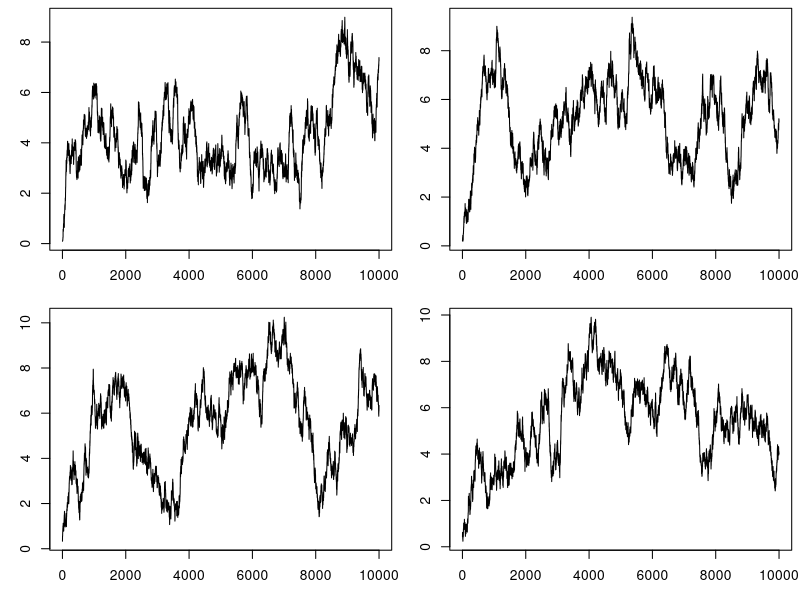
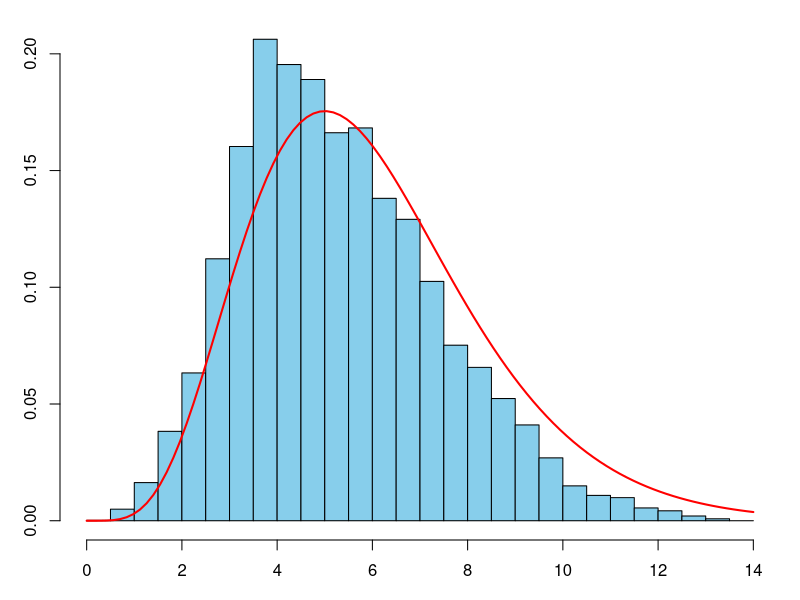
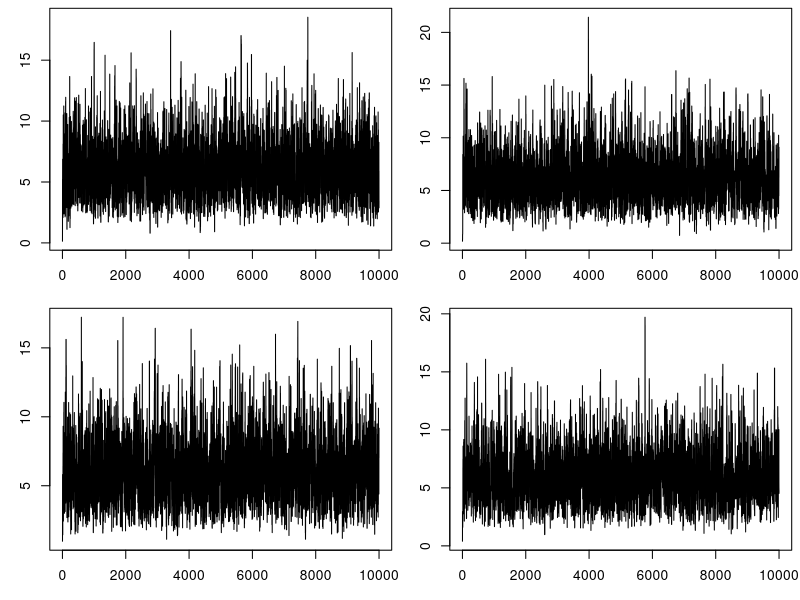
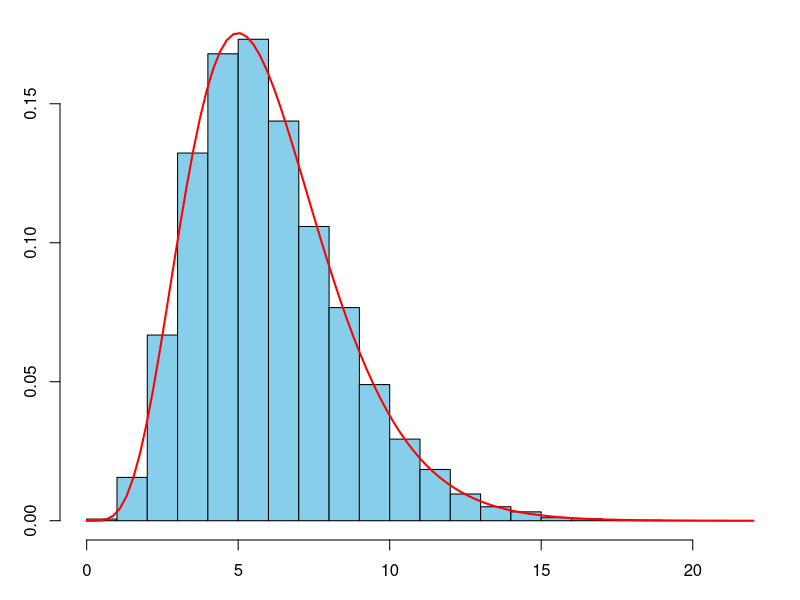

The R source for these figures, in order:
## ---- chunk 1
knitr::opts_chunk$set(fig.pos = 'H')
## ---- chunk 2
library(ggplot2)
library(gridExtra)
## ---- chunk 3
densityTarget <- function(x) (1 / 14400) * ifelse(x > 0, 120 * x^5 * exp(-x), 0)

#' Metropolis-Hastings Algorithm
#'
#' @param n integer.
#'   The number of samples to generate.
#' @param dtarget function.
#'   The target distribution's density function. 
#'   Must be a function with signature x -> dtarget(x).
#' @param dprop function.
#'   Density function for the proposed conditional distribution. 
#'   Must be a function with signature x, y -> dprop(x, y), where y is the 
#'   conditioning event and x is a value in the support.
#' @param rprop function.
#'   Random generator for the proposed conditional distribution. 
#'   Must be a function with signature x -> rprop(x), where x is the 
#'   conditioning event.
#' @param x0 numeric.
#'   Initial value for the sampling process. Must be in the support of `dprop`.
#'
#' @return numeric vector.
#'   A vector of `n` samples drawn from the target distribution.
rmh <- function(n, densityTarget, densityProposal, randomProposal, x0) {
  
  draws <- numeric(n)
  new_x <- x0
   
  for (i in 1:n) {
    
    last_x <- new_x
    
    # Sample a candidate from the proposal distribution.
    y <- randomProposal(last_x)
    
    # Compute the MH ratio.
    R <- (densityTarget(y) * densityProposal(last_x, y)) / (densityTarget(last_x) * densityProposal(y, last_x))
    
    # Decide new sample
    new_x <- ifelse(
      R >= 1, 
      y,
      ifelse(runif(1) < R, y, last_x)
      )
    
    draws[i] <- new_x
  }
  
  return(draws)
}
## ---- chunk 4
normalDensityProposal <- function(x, y) dnorm(x, mean = y, sd = 0.1)
normalRandomProposal <- function(x) rnorm(n = 1, mean = x, sd = 0.1)
## ---- chunk 5
x1 <- rmh(10000, densityTarget, normalDensityProposal, normalRandomProposal, 0.1)
x2 <- rmh(10000, densityTarget, normalDensityProposal, normalRandomProposal, 0.2)
x3 <- rmh(10000, densityTarget, normalDensityProposal, normalRandomProposal, 0.3)
x4 <- rmh(10000, densityTarget, normalDensityProposal, normalRandomProposal, 0.4)
## ---- chunk 6
# Create a 2x2 grid layout
par(mfrow = c(2, 2), mar = c(3, 3, 0.5, 0.5), oma = c(0, 0, 0, 0))  # Adjust margins

# Plot the first vector (x1)
plot(x1, type = "l", main = "",xlab = "Iteration",  ylab = "Value", col = "black")

# Plot the second vector (x2)
plot(x2, type = "l", main = "", xlab = "Iteration", ylab = "Value", col = "black")

# Plot the third vector (x3)
plot(x3, type = "l", main = "", xlab = "Iteration", ylab = "Value", col = "black")

# Plot the fourth vector (x4)
plot(x4, type = "l", main = "", xlab = "Iteration", ylab = "Value", col = "black")

# Reset layout to single plot (optional)
par(mfrow = c(1, 1))
## ---- chunk 7
par(mar = c(3, 3, 1, 1))  # Adjust margins: c(bottom, left, top, right)
x <- rmh(100000, densityTarget, normalDensityProposal, normalRandomProposal, 0.1)
hist(x, probability = TRUE, breaks = 20, col = "skyblue", main = "")
curve(densityTarget(x), add = TRUE, col = "red", lwd = 2)
## ---- chunk 8
chiDensityProposal <- function(x, y) dchisq(x, df = floor(y + 1))
chiRandomProposal <- function(x) rchisq(n = 1, df = floor(x + 1))
## ---- chunk 9
x1 <- rmh(10000, densityTarget, chiDensityProposal, chiRandomProposal, 0.1)
x2 <- rmh(10000, densityTarget, chiDensityProposal, chiRandomProposal, 0.2)
x3 <- rmh(10000, densityTarget, chiDensityProposal, chiRandomProposal, 0.3)
x4 <- rmh(10000, densityTarget, chiDensityProposal, chiRandomProposal, 0.4)
## ---- chunk 10
# Create a 2x2 grid layout
par(mfrow = c(2, 2), mar = c(3, 3, 0.5, 0.5), oma = c(0, 0, 0, 0))  # Adjust margins

# Plot the first vector (x1)
plot(x1, type = "l", main = "",xlab = "Iteration",  ylab = "Value", col = "black")

# Plot the second vector (x2)
plot(x2, type = "l", main = "", xlab = "Iteration", ylab = "Value", col = "black")

# Plot the third vector (x3)
plot(x3, type = "l", main = "", xlab = "Iteration", ylab = "Value", col = "black")

# Plot the fourth vector (x4)
plot(x4, type = "l", main = "", xlab = "Iteration", ylab = "Value", col = "black")

# Reset layout to single plot (optional)
par(mfrow = c(1, 1))
## ---- chunk 11
par(mar = c(3, 3, 1, 1))  # Adjust margins: c(bottom, left, top, right)
x <- rmh(100000, densityTarget, chiDensityProposal, chiRandomProposal, 0.1)
hist(x, probability = TRUE, breaks = 20, col = "skyblue", main = "")
curve(densityTarget(x), add = TRUE, col = "red", lwd = 2)
